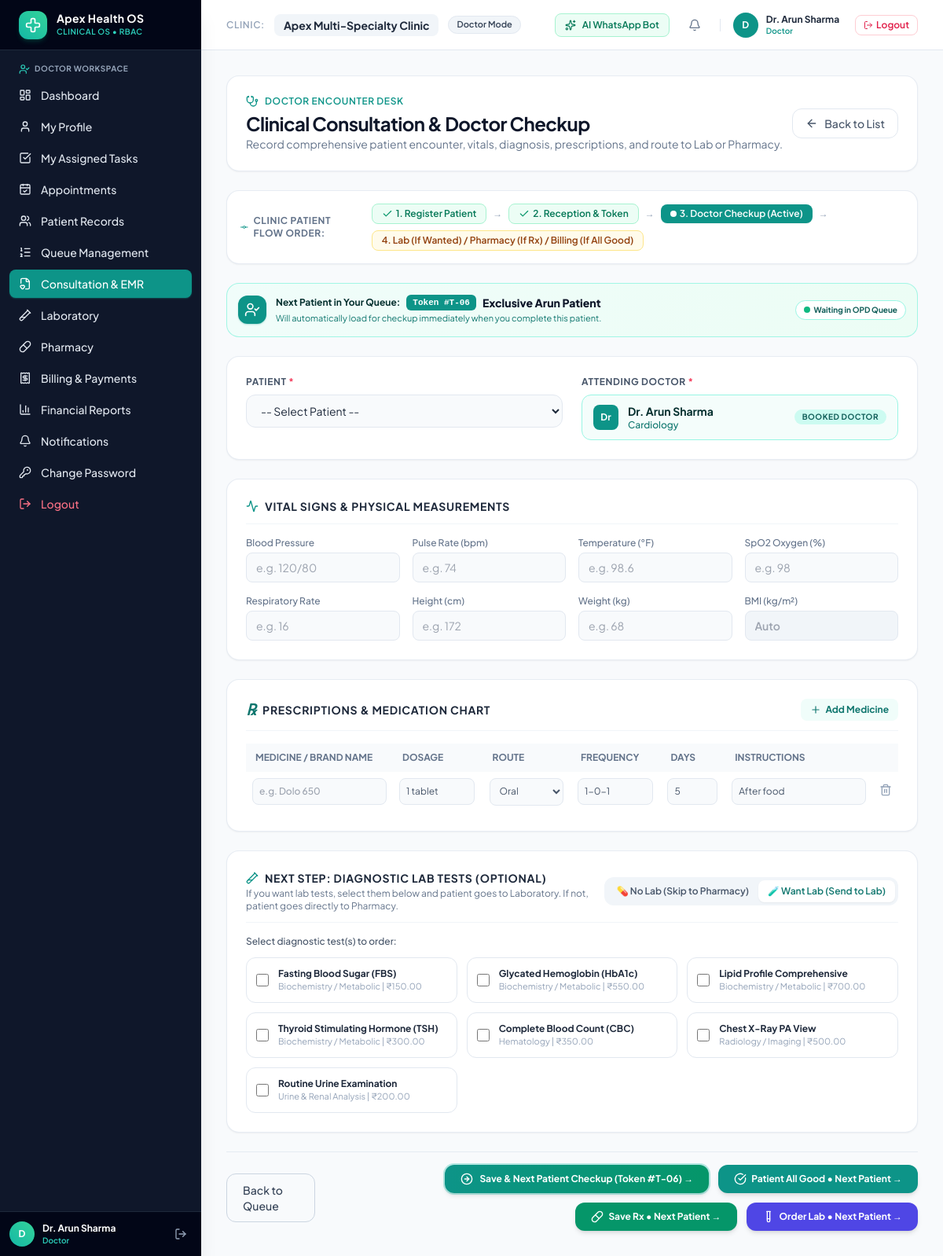
Before: /consultations/new/ (signed in) with the older database file.
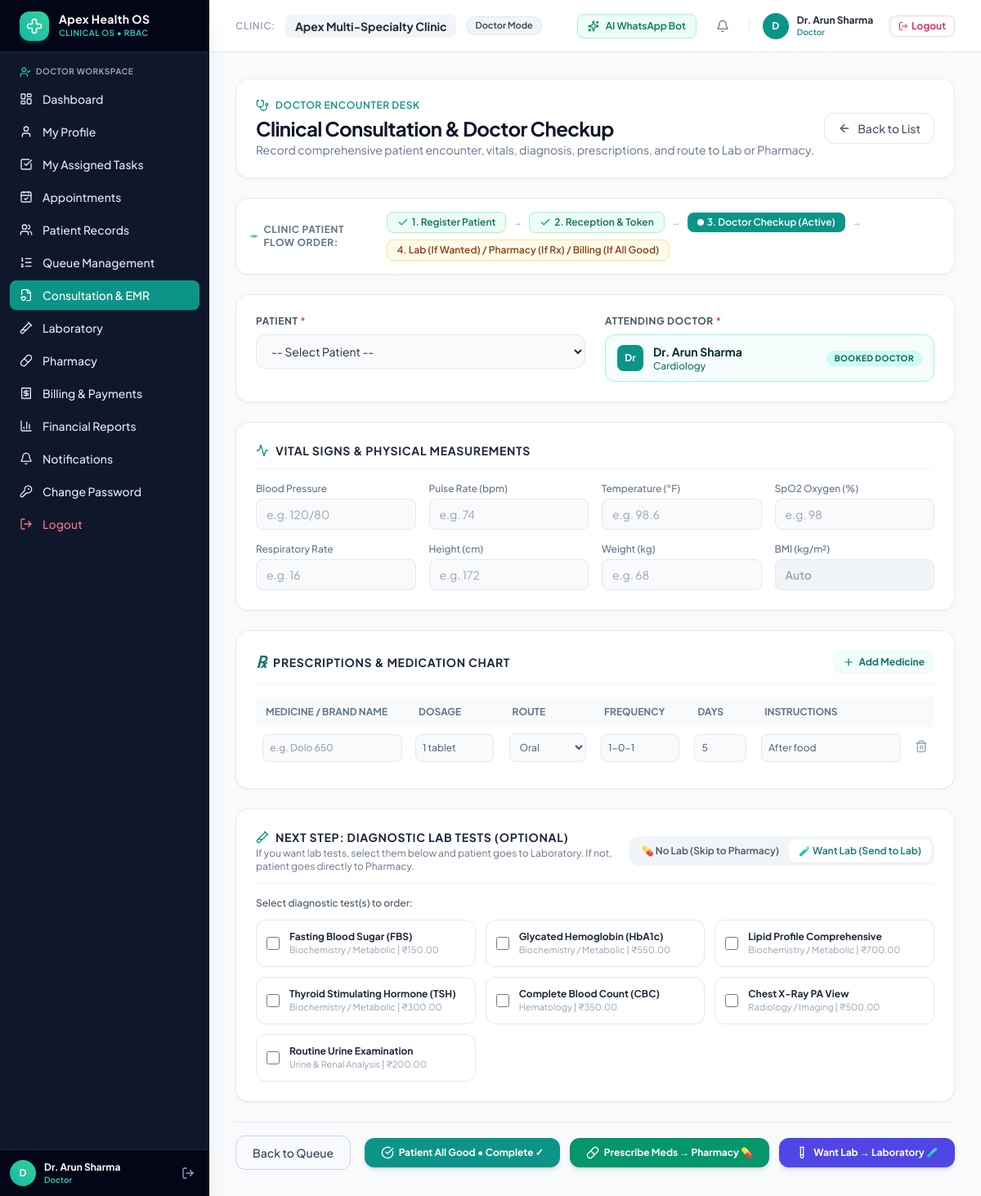
After: the same page with the newer database file.
### apps/appointments/models.py (models this page shows, shortened)
class Appointment(TimeStampedModel):
    STATUS_CHOICES = [
        ('PENDING', 'Pending Confirmation'),
        ('CONFIRMED', 'Confirmed'),
        ('CHECKED_IN', 'Checked In'),
        ('WAITING', 'Waiting in Queue'),
        ('IN_CONSULTATION', 'In Consultation'),
        ('COMPLETED', 'Completed'),
        ('CANCELLED', 'Cancelled'),
        ('REJECTED', 'Rejected'),
        ('BOOKED', 'Booked'),
        ('NO_SHOW', 'No Show'),
    ]
    SOURCE_CHOICES = [
        ('ONLINE', 'Patient Online Portal'),
        ('WHATSAPP', 'WhatsApp Bot'),
        ('WEB', 'Staff Web Portal'),
        ('PHONE', 'Phone Call'),
        ('WALK_IN', 'Walk In'),
    ]
    TYPE_CHOICES = [
        ('NEW', 'New Consultation'),
        ('FOLLOW_UP', 'Follow-up Consultation'),
    ]
    clinic = models.ForeignKey('clinics.Clinic', on_delete=models.CASCADE, related_name='appointments')
    appointment_id = models.CharField(max_length=30, blank=True, db_index=True)
    doctor = models.ForeignKey('doctors.Doctor', on_delete=models.CASCADE, related_name='appointments')
    patient = models.ForeignKey('patients.Patient', on_delete=models.CASCADE, related_name='appointments')
    department = models.ForeignKey('doctors.Specialty', on_delete=models.SET_NULL, null=True, blank=True, related_name='appointments')
    appointment_date = models.DateField(db_index=True)
    appointment_time = models.TimeField()
    appointment_type = models.CharField(max_length=20, choices=TYPE_CHOICES, default='NEW')
    token_number = models.CharField(max_length=20, blank=True, help_text="Daily Token Number e.g. T-01")
    check_in_time = models.DateTimeField(null=True, blank=True)
    duration_minutes = models.PositiveIntegerField(default=15)
    status = models.CharField(max_length=20, choices=STATUS_CHOICES, default='BOOKED', db_index=True)
    source = models.CharField(max_length=20, choices=SOURCE_CHOICES, default='WEB')
    reason = models.TextField(blank=True, default='General Consultation')
    notes = models.TextField(blank=True)
    cancellation_reason = models.TextField(blank=True)
    class Meta:
        ordering = ['-appointment_date', '-appointment_time']
        indexes = [
            models.Index(fields=['clinic', 'appointment_date', 'status']),
        ]

### apps/patients/models.py (models this page shows, shortened)
class Patient(TimeStampedModel):
    GENDER_CHOICES = [
        ('M', 'Male'),
        ('F', 'Female'),
        ('O', 'Other'),
    ]
    BLOOD_GROUPS = [
        ('A+', 'A+'), ('A-', 'A-'),
        ('B+', 'B+'), ('B-', 'B-'),
        ('AB+', 'AB+'), ('AB-', 'AB-'),
        ('O+', 'O+'), ('O-', 'O-'),
        ('UNKNOWN', 'Unknown'),
    ]
    clinic = models.ForeignKey('clinics.Clinic', on_delete=models.CASCADE, related_name='patients')
    user = models.OneToOneField(User, on_delete=models.SET_NULL, null=True, blank=True, related_name='patient_record')
    patient_id = models.CharField(max_length=30, blank=True, db_index=True, help_text="Unique Patient MRN ID")
    first_name = models.CharField(max_length=100)
    last_name = models.CharField(max_length=100, blank=True)
    phone = models.CharField(max_length=20, db_index=True)
    email = models.EmailField(blank=True)
    date_of_birth = models.DateField(null=True, blank=True)
    gender = models.CharField(max_length=1, choices=GENDER_CHOICES, default='M')
    blood_group = models.CharField(max_length=10, choices=BLOOD_GROUPS, default='UNKNOWN')
    address = models.TextField(blank=True)
    emergency_contact_name = models.CharField(max_length=100, blank=True)
    emergency_contact_phone = models.CharField(max_length=20, blank=True)
    allergies = models.TextField(blank=True)
    chronic_conditions = models.TextField(blank=True)
    medical_notes = models.TextField(blank=True)
    @property
    def full_name(self):
        return f"{self.first_name} {self.last_name}".strip()
    class Meta:
        ordering = ['first_name', 'last_name']
        unique_together = ('clinic', 'phone')

### apps/consultations/views.py (the view, shortened to what this page needs)
# urls.py: path('new/', views.consultation_create, name='create'),
@role_required(['SUPER_ADMIN', 'CLINIC_ADMIN', 'DOCTOR', 'NURSE', 'RECEPTIONIST'])
def consultation_create(request, appointment_id=None):
    from apps.clinics.models import Clinic
    clinic = Clinic.objects.first()
    patient_id = request.GET.get('patient_id') or request.POST.get('patient')
    appointment_id = appointment_id or request.GET.get('appointment_id') or request.POST.get('appointment')
    selected_patient = Patient.objects.filter(pk=patient_id).first() if patient_id else None
    selected_appointment = Appointment.objects.filter(pk=appointment_id).first() if appointment_id else None
    profile = getattr(request.user, 'profile', None)
    role = profile.role if profile else None
    current_doctor = getattr(request.user, 'doctor_profile', None) or Doctor.objects.filter(user=request.user).first()
    attending_doctor = None
    if selected_appointment and selected_appointment.doctor:
        attending_doctor = selected_appointment.doctor
    elif role == 'DOCTOR' and current_doctor:
        attending_doctor = current_doctor
    next_waiting_appt = None
    if attending_doctor:
        exclude_ids = [selected_appointment.pk] if selected_appointment else []
        next_waiting_appt = Appointment.objects.filter(
            clinic=clinic,
            doctor=attending_doctor,
            status__in=['WAITING', 'CHECKED_IN']
        ).exclude(pk__in=exclude_ids).select_related('patient', 'doctor').order_by('check_in_time', 'appointment_time', 'id').first()
    patients = Patient.objects.all()
    doctors = Doctor.objects.all()
    lab_tests = LabTest.objects.filter(is_active=True)
    available_medicines = Medicine.objects.filter(is_active=True)
    return render(request, 'consultations/create.html', {
        'patients': patients,
        'doctors': doctors,
        'lab_tests': lab_tests,
        'available_medicines': available_medicines,
        'selected_patient': selected_patient,
        'selected_appointment': selected_appointment,
        'attending_doctor': attending_doctor,
        'next_waiting_appt': next_waiting_appt,
        'is_doctor_role': role == 'DOCTOR',
    })

### templates/consultations/create.html (shortened to what the changed rows need)
{% extends 'base.html' %}
{% block content %}
<div class="space-y-6">
    <div class="flex items-center justify-between bg-white p-6 rounded-2xl border border-slate-200/80 shadow-sm">
        <div>
            <h1 class="text-2xl font-bold text-slate-900 tracking-tight">Clinical Consultation & Doctor Checkup</h1>
        </div>
    </div>
    <form method="POST" class="space-y-6" novalidate>
        {% if next_waiting_appt %}
        <div class="p-3.5 bg-gradient-to-r from-teal-50 to-emerald-50 border border-teal-200/90 rounded-2xl flex flex-col sm:flex-row items-start sm:items-center justify-between gap-3 shadow-xs">
            <div class="flex items-center gap-3">
                <span class="w-9 h-9 rounded-xl bg-teal-600 text-white flex items-center justify-center font-bold text-xs shrink-0 shadow-sm shadow-teal-600/30">
                    <i data-lucide="user-check" class="w-5 h-5"></i>
                </span>
                <div>
                    <div class="text-xs font-bold text-teal-950 flex items-center gap-2 flex-wrap">
                        <span>Next Patient in Your Queue:</span>
                        <span class="px-2 py-0.5 rounded-md bg-teal-600 text-white font-mono text-[11px] font-bold">Token #{{ next_waiting_appt.token_number }}</span>
                        <strong class="text-slate-900 text-sm">{{ next_waiting_appt.patient.full_name }}</strong>
                    </div>
                    <p class="text-[11px] text-teal-700 mt-0.5">Will automatically load for checkup immediately when you complete this patient.</p>
                </div>
            </div>
            <span class="px-2.5 py-1 rounded-full bg-white text-teal-800 font-bold text-[10px] border border-teal-200 shadow-2xs shrink-0 flex items-center gap-1">
                <span class="w-2 h-2 rounded-full bg-emerald-500 animate-pulse"></span> Waiting in OPD Queue
            </span>
        </div>
        {% endif %}
        <div class="bg-white p-6 rounded-2xl border border-slate-200/80 shadow-sm space-y-4">
            <div class="overflow-x-auto">
                <table class="w-full text-left text-xs text-slate-600" id="rxTable">
                    <thead class="bg-slate-50 text-slate-500 uppercase font-semibold">
                        <tr>
                            <th class="py-2.5 px-3">Medicine / Brand Name</th>
                            <th class="py-2.5 px-3">Dosage</th>
                            <th class="py-2.5 px-3">Route</th>
                            <th class="py-2.5 px-3">Frequency</th>
                            <th class="py-2.5 px-3">Days</th>
                            <th class="py-2.5 px-3">Instructions</th>
                            <th class="py-2.5 px-2 text-center"></th>
                        </tr>
                    </thead>
                </table>
            </div>
        </div>
        <div class="flex flex-col sm:flex-row items-center justify-between gap-4 pt-4 border-t border-slate-200/80">
            <div class="flex flex-wrap items-center justify-end gap-3 w-full sm:w-auto">
                {% if next_waiting_appt %}
                <button type="submit" name="target_destination" value="next_patient" class="px-5 py-2.5 rounded-xl bg-gradient-to-r from-teal-600 to-emerald-600 hover:from-teal-500 hover:to-emerald-500 text-white font-bold text-xs shadow-md transition flex items-center gap-2 active:scale-95 ring-2 ring-teal-500/30">
                    <i data-lucide="arrow-right-circle" class="w-4 h-4"></i>
                    Save & Next Patient Checkup (Token #{{ next_waiting_appt.token_number }}) &rarr;
                </button>
                {% endif %}
                <button type="submit" name="target_destination" value="all_good" onclick="setAllGoodOutcome()" class="px-5 py-2.5 rounded-xl bg-teal-600 hover:bg-teal-700 text-white font-bold text-xs shadow-md transition flex items-center gap-1.5 active:scale-95" title="Patient is healthy and all good! No meds, no lab, no next checkup needed.">
                    <i data-lucide="check-circle" class="w-4 h-4"></i>
                    {% if next_waiting_appt %}Patient All Good &bull; Next Patient &rarr;{% else %}Patient All Good &bull; Complete ✓{% endif %}
                </button>
                <button type="submit" name="target_destination" value="pharmacy" onclick="clearLabSelection()" class="px-5 py-2.5 rounded-xl bg-emerald-600 hover:bg-emerald-700 text-white font-bold text-xs shadow-md transition flex items-center gap-1.5 active:scale-95" title="Doctor prescribed medicines.">
                    <i data-lucide="pill" class="w-4 h-4"></i>
                    {% if next_waiting_appt %}Save Rx &bull; Next Patient &rarr;{% else %}Prescribe Meds &rarr; Pharmacy 💊{% endif %}
                </button>
                <button type="submit" name="target_destination" value="lab" id="btnGoToLab" class="px-5 py-2.5 rounded-xl bg-indigo-600 hover:bg-indigo-700 text-white font-bold text-xs shadow-md transition flex items-center gap-1.5 active:scale-95" title="Doctor ordered lab tests.">
                    <i data-lucide="test-tube" class="w-4 h-4"></i>
                    {% if next_waiting_appt %}Order Lab &bull; Next Patient &rarr;{% else %}Want Lab &rarr; Laboratory 🧪{% endif %}
                </button>
            </div>
        </div>
    </form>
</div>
{% endblock %}

Changed rows visible on the page:
removed Appointment: token_number "T-06", patient.full_name "Exclusive Arun Patient"
Other visible differences:
text no longer shown: "Next Patient in Your Queue: Token # Will automatically load for checkup immediately when you complete this patient. Waiting in OPD Queue Save & Next Patient Checkup (Token # ) → Patient All Good • Next Patient → Save Rx • Next Patient → Order Lab • Next Patient →"
text now shown: "Patient All Good • Complete ✓ Prescribe Meds → Pharmacy 💊 Want Lab → Laboratory 🧪"
